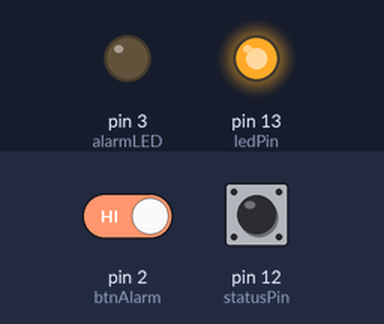
Bench run of a sketch on a simulated Arduino Mega 2560, built with avr-gcc and run on an emulated ATmega2560. Shown: output pins drawn as LEDs (lit = HIGH). The inputs (shaded band) are chosen by the test bench; at power-on: pin 12 (statusPin) HIGH, pin 2 (btnAlarm) HIGH. The local clock reads 2024-03-15 10:24:30 at power-on unless the sketch sets it; storage starts empty; the modem accepts every AT command (registered, SIM ready, sends succeed) and sends nothing else; what the sketch prints to the serial monitor is not drawn.

Above: at 21.1 s.
21.2 s: pin 12 (statusPin) pulled LOW for 0.15 s
At 22.0 s:
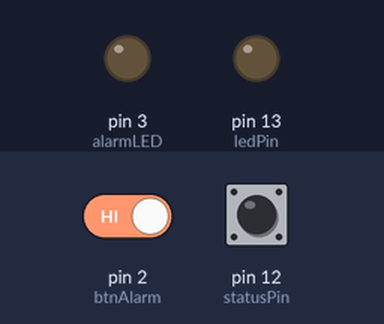
25.8 s: pin 12 (statusPin) pulled LOW for 1 s
At 28.1 s:
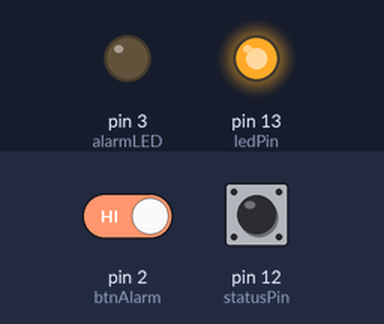
29.0 s: pin 2 (btnAlarm) driven LOW and pin 12 (statusPin) driven LOW
At 30.2 s:
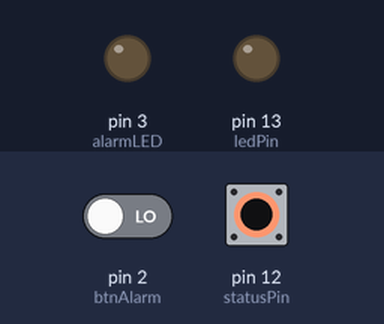
30.5 s: pin 12 (statusPin) driven HIGH
At 31.8 s:
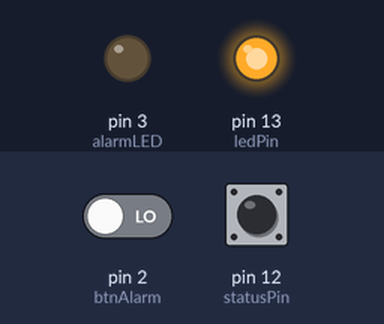
Timing chart, 0 to 33.2 s (numbered marks = the images above; inputs shaded):
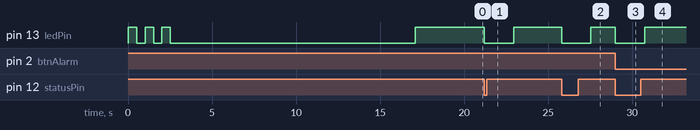

The sketch:

jorge.ino
```cpp
#include <SoftwareSerial.h>
SoftwareSerial mySerial(10, 11); // RX, TX
//SoftwareSerial PICSerial(10, 11);
#include <TimeLib.h>;
#include <SPI.h>
#include <SD.h>

#include <Wire.h>
#include <LiquidCrystal_I2C.h>
String statusData;
#define alarmLED 3
#define statusPin 12
#define ledPin 13
#define btnAlarm  2
bool saveState = false;
String _status;
File myFile;
bool isAlarmOn = false;
bool printStatus = false;
unsigned long previousMillis = 0;

unsigned long currentMillis;
bool readData  = false;
bool dataCapture = true;


enum _parseState {
  PS_DETECT_MSG_TYPE,

  PS_IGNORING_COMMAND_ECHO,

  PS_HTTPACTION_TYPE,
  PS_HTTPACTION_RESULT,
  PS_HTTPACTION_LENGTH,

  PS_HTTPREAD_LENGTH,
  PS_HTTPREAD_CONTENT
};

String dataRX = "";

byte parseState = PS_DETECT_MSG_TYPE;
char buffer[80];
byte pos = 0;
String gDate, gTime;
int contentLength = 0;

int g_hour, g_min, g_sec, g_day, g_month, g_year;

#include <stdio.h>
#include <DS1302.h>
namespace {

// Set the appropriate digital I/O pin connections. These are the pin
// assignments for the Arduino as well for as the DS1302 chip. See the DS1302
// datasheet:
//
//   http://datasheets.maximintegrated.com/en/ds/DS1302.pdf
const int kCePin   = 5;  // Chip Enable
const int kIoPin   = 6;  // Input/Output
const int kSclkPin = 7;  // Serial Clock

// Create a DS1302 object.
DS1302 rtc(kCePin, kIoPin, kSclkPin);

String dayAsString(const Time::Day day) {
  switch (day) {
    case Time::kSunday: return "Sunday";
    case Time::kMonday: return "Monday";
    case Time::kTuesday: return "Tuesday";
    case Time::kWednesday: return "Wednesday";
    case Time::kThursday: return "Thursday";
    case Time::kFriday: return "Friday";
    case Time::kSaturday: return "Saturday";
  }
  return "(unknown day)";
}

void printTime() {
  // Get the current time and date from the chip.
  Time t = rtc.time();

  g_hour = t.hr;
  g_min = t.min;
  g_sec = t.sec;
  g_day = t.date;
  g_month = t.mon;
  g_year = t.yr;

  // Name the day of the week.
  const String day = dayAsString(t.day);

  // Format the time and date and insert into the temporary buffer.
  char buf[50];
  snprintf(buf, sizeof(buf), "%s %04d-%02d-%02d %02d:%02d:%02d",
           String(day),
           t.yr, t.mon, t.date,
           t.hr, t.min, t.sec);

  // Print the formatted string to serial so we can see the time.
 // Serial.println(buf);

  String dataFromRTC = String(buf);
  Serial.println(dataFromRTC);
  int startIndex = dataFromRTC.indexOf(" ");
  int midIndex = dataFromRTC.indexOf(" ", startIndex + 1);
  int stopIndex = dataFromRTC.length();

      gDate = dataFromRTC.substring(startIndex + 1, midIndex);
      gTime = dataFromRTC.substring(midIndex + 1, midIndex + 9);

/*
  Serial.print("DATE: ");
  Serial.println(gDate);
  Serial.print("TIME: ");
  Serial.println(gTime);
*/

}

}  // namespace

void resetBuffer() {
  memset(buffer, 0, sizeof(buffer));
  pos = 0;
}

void parseATText(byte b) {

 //GSM.begin(9600);

  buffer[pos++] = b;

  if ( pos >= sizeof(buffer) )
    resetBuffer(); // just to be safe

  /*
   // Detailed debugging
   Serial.println();
   Serial.print("state = ");
   Serial.println(state);
   Serial.print("b = ");
   Serial.println(b);
   Serial.print("pos = ");
   Serial.println(pos);
   Serial.print("buffer = ");
   Serial.println(buffer);*/

  switch (parseState) {
  case PS_DETECT_MSG_TYPE:
    {

      if ( b == '\n' )
        resetBuffer();
      else {
        if ( pos == 3 && strcmp(buffer, "AT+") == 0 ) {
          parseState = PS_IGNORING_COMMAND_ECHO;
        }
        else if ( b == ':' ) {
          //Serial.print("Checking message type: ");
          //Serial.println(buffer);

          if ( strcmp(buffer, "+HTTPACTION:") == 0 ) {
            Serial.println("Received HTTPACTION");
            parseState = PS_HTTPACTION_TYPE;
          }
          else if ( strcmp(buffer, "+HTTPREAD:") == 0 ) {
            Serial.println("Received HTTPREAD");
            parseState = PS_HTTPREAD_LENGTH;
          }
          resetBuffer();
        }
      }
    }
    break;

  case PS_IGNORING_COMMAND_ECHO:
    {
      if ( b == '\n' ) {
        Serial.print("Ignoring echo: ");
        Serial.println(buffer);
        parseState = PS_DETECT_MSG_TYPE;
        resetBuffer();
      }
    }
    break;

  case PS_HTTPACTION_TYPE:
    {
      if ( b == ',' ) {
        Serial.print("HTTPACTION type is ");
        Serial.println(buffer);
        parseState = PS_HTTPACTION_RESULT;
        resetBuffer();
      }
    }
    break;

  case PS_HTTPACTION_RESULT:
    {
      if ( b == ',' ) {
        Serial.print("HTTPACTION result is ");
        Serial.println(buffer);
        parseState = PS_HTTPACTION_LENGTH;
        resetBuffer();
      }
    }
    break;

  case PS_HTTPACTION_LENGTH:
    {
      if ( b == '\n' ) {
        Serial.print("HTTPACTION length is ");
        Serial.println(buffer);

        // now request content
        mySerial.print("AT+HTTPREAD=0,");
        mySerial.println(buffer);

        parseState = PS_DETECT_MSG_TYPE;
        resetBuffer();
      }
    }
    break;

  case PS_HTTPREAD_LENGTH:
    {
      if ( b == '\n' ) {
        contentLength = atoi(buffer);
        Serial.print("HTTPREAD length is ");
        Serial.println(contentLength);

        Serial.print("HTTPREAD content: ");

        parseState = PS_HTTPREAD_CONTENT;

        resetBuffer();


      }


    }
    break;

  case PS_HTTPREAD_CONTENT:
    {
      // for this demo I'm just showing the content bytes in the serial monitor
      Serial.write(b);

      dataRX =  String(buffer);
      contentLength--;

      if ( contentLength <= 0 ) {
       dataCapture = false;
       printStatus = true;
        // all content bytes have now been read

        parseState = PS_DETECT_MSG_TYPE;
        resetBuffer();
      }
    }
    break;
  }
}


void sendGSM(String msg, int waitMs = 500) {
  mySerial.println(msg);
  delay(waitMs);

  while(mySerial.available()) {
    parseATText(mySerial.read());
  }
}


void writeToSD(String _data, String _fileName){
   myFile = SD.open(_fileName, FILE_WRITE);
      String txtToSave = _data;

      if (myFile) {
        Serial.print("Writing to");
        Serial.print(_fileName);
        Serial.println(".txt");
        myFile.println(txtToSave);
        // close the file:
        myFile.close();
        Serial.println("done.");
        }
      else {
    // if the file didn't open, print an error:
        Serial.println("error opening test.txt");
        }
}

void setup()
{

  pinMode(ledPin, OUTPUT);
  pinMode(statusPin, INPUT_PULLUP);
  pinMode(alarmLED, OUTPUT);
  pinMode(btnAlarm, INPUT_PULLUP);

  digitalWrite(alarmLED, LOW);

  //Serial1.begin(9600);
  Serial.begin(9600);

   Serial.print("Initializing SD card...");

  if (!SD.begin(8)) {
    Serial.println("initialization failed!");
    while (1);
  }
  Serial.println("initialization done.");

  digitalWrite(ledPin, HIGH);
  delay(500);
  digitalWrite(ledPin, LOW);
  delay(500);
  digitalWrite(ledPin, HIGH);
  delay(500);
  digitalWrite(ledPin, LOW);
  delay(500);
  digitalWrite(ledPin, HIGH);
  delay(500);
  digitalWrite(ledPin, LOW);
  delay(5000);


/*
  sendGSM("AT+CMGF=1", 1000);
  sendGSM("AT+CMGS=\"+639959119334\"\r");
  sendGSM("ERNIE MAKULIT BAKO?");
  sendGSM((char)26);
  //delay(10000);*/


   mySerial.begin(9600);

  sendGSM("AT+SAPBR=3,1,\"APN\",\"vodafone\"");
  sendGSM("AT+SAPBR=1,1",3000);
  sendGSM("AT+HTTPINIT");
  sendGSM("AT+HTTPPARA=\"CID\",1");

  delay(5000);

  rtc.writeProtect(false);
  rtc.halt(false);


 // Serial1.begin(9600);
 // Serial.println("START");

 // delay(3000);

}


String readFromSD(String _fileName){
      myFile = SD.open(_fileName);
      if (myFile) {

        char timeData;
        String data;
        // read from the file until there's nothing else in it:
        while (myFile.available()) {
          timeData = myFile.read();
          data = data + String(timeData);
        }

          //Serial.println(data);


         myFile.close();
         return  data;
      }
       else {

          Serial.println("error opening test.txt");
          return  "ERROR";

        }
}


void sendDataToWeb(String _status){


  String url = "AT+HTTPPARA=\"URL\",\"http://tractor.vsystemsapp.com/tracktor/api/send?data=test11:1,1,24:00,24:00,40.714224,-73.961452,7.8,5.4,11.2," + _status + "\"";
  Serial.print("SENDING DATA TO: ");
  Serial.println(url);
  sendGSM(url);
  sendGSM("AT+HTTPACTION=0");
}
bool isStarted = false;
bool isLogData = false;
bool isCAL = false;
void loop()
{

//Serial.begin(9600);
//GSM.begin(9600);

int x = digitalRead(statusPin);
if(isStarted == false){
  if(x == 1){
    _status = "1";
    isStarted = true;
    isLogData = true;
  }
}

if(isStarted == true){
  if(x == 0){
    _status = "0";
    isStarted = false;
    isLogData = true;
  }
}

int y = digitalRead(btnAlarm);
if(isCAL == false){
  if(y == 0){

    isCAL = true;

  }
}

if(isCAL == true){
  if(y == 1){

    isCAL = false;

  String url = "AT+HTTPPARA=\"URL\",\"http://tractor.vsystemsapp.com/tracktor/api/apply/preventive-maintenance?data=test11\"";
  Serial.print("SENDING CAL COMMAND...");
  Serial.println(url);
  sendGSM(url);
  sendGSM("AT+HTTPACTION=0");

   readData = true;

  }
}

//if((Serial1.available() > 0)){
//  _status = Serial1.readStringUntil('\n');
//  _status = Serial.readStringUntil('\n');
  if(isLogData == true)
  {
    isLogData = false;
  Serial.print("STATUS: ");
  Serial.println(_status);

  if(_status.equals("1") || _status.equals("0")){

    if(_status.equals("1")){
      digitalWrite(ledPin, HIGH);

      saveState = true;
      printTime();
      String dataToSave = ">" + gDate + "," + gTime + "," + "1";
      writeToSD(dataToSave, "DATALOGS.txt");
      delay(100);

      setTime(g_hour,g_min,g_sec,g_day,g_month,g_year);

      long unsigned int epoch_1 = now();
      Serial.print("EPOCH_1: ");
      Serial.println(epoch_1);
      Serial1.print("EPOCH_1: ");
      Serial1.println(epoch_1);
      writeToSD(String(epoch_1), "EPOCH.txt");

      //String
    }

    if(_status.equals("0")){
       // writeToSD("0", "METER.txt");
       Serial1.println("HEHEHEHE");
      digitalWrite(ledPin, LOW);
      String dataToSave = ">" + gDate + "," + gTime + "," + "0";
      writeToSD(dataToSave, "DATALOGS.txt");
      printTime();
      setTime(g_hour,g_min,g_sec,g_day,g_month,g_year);

      unsigned long int epoch_2 = now();
      Serial.print("EPOCH 2: ");
      Serial.println(epoch_2);
      Serial1.print("EPOCH 2: ");
      Serial1.println(epoch_2);

      String data = readFromSD("EPOCH.txt");

      String parsedData = data.substring(0, data.indexOf('\n'));
      Serial.print("EPOCH SAVED: ");

      unsigned long int epoch_1 = parsedData.toInt();
      Serial.println(epoch_1);

      float timeDiff_hr = float((epoch_2 - epoch_1));

      Serial.print("TIME DIFF: ");
      Serial.print(timeDiff_hr);
      Serial.println("s");
      Serial1.print("TIME DIFF: ");
      Serial1.print(timeDiff_hr);
      Serial1.println("s");

      String timePrev = readFromSD("METER.txt");

      timePrev = timePrev.substring(0, timePrev.indexOf('\n'));
      Serial.print("TIME PREVIOUS: ");
      Serial.println(timePrev);
      float f_timePrev = timePrev.toFloat();

      float totalTime = f_timePrev + timeDiff_hr;


      SD.remove("EPOCH.txt");
      delay(100);
      SD.remove("METER.txt");
      delay(100);
      writeToSD(String(totalTime), "METER.txt");

      delay(100);
      Serial.print("TOTAL: ");
      Serial.println(String(totalTime));
      Serial1.print("TOTAL: ");
      Serial1.println(String(totalTime));
      sendDataToWeb(String(totalTime));
     // delay(10000);
      //SD.remove("METER.txt");
      //writeToSD("0", "METER.txt");

    }
  //  sendDataToWeb(_status);

   // Serial.println("READ DATA IS TRUE");
    readData = true;
  }

}
//}

  if(readData == true){

    if(!dataRX.equals("")){

      //////
      //Serial.println("MINTA YA KENI");

      if(printStatus == true){

      Serial.print("DATA IS: ");
      Serial.println();


      int startIndex = dataRX.indexOf('>');
      int midIndex = dataRX.indexOf('/');
      int stopIndex = dataRX.indexOf('!');
      int endIndex = dataRX.indexOf('<');

      String timeData = dataRX.substring(startIndex + 1, midIndex);
      String dateData = dataRX.substring(stopIndex + 1, endIndex);
      statusData = dataRX.substring(midIndex + 1, stopIndex);

        Serial.print("STATUS                    A: ");

        Serial.println(statusData);


     /* if(statusData.equals("SUCCESS")){

         writeToSD("0", "METER.txt");

      }*/

      int iHour = timeData.indexOf(':');
      int iMin  = timeData.indexOf(':', iHour + 1);
      int iSec  = timeData.indexOf('/');

      int iYear   = dateData.indexOf('-');
      int iMonth  = dateData.indexOf('-', iYear + 1);
      int iDay    = dateData.indexOf('<');

      String hour   = timeData.substring(startIndex, iHour);
      String minute = timeData.substring(iHour + 1, iMin);
      String second = timeData.substring(iMin + 1, iSec);

      String year   = dateData.substring(startIndex, iYear);
      String month = dateData.substring(iYear + 1, iMonth);
      String day = dateData.substring(iMonth + 1, iDay );
    /*
      Serial.print("TIME: ");
      Serial.println(timeData);
      Serial.print("Hour: ");
      Serial.println(hour);
      Serial.print("minute: ");
      Serial.println(minute);
      Serial.print("second: ");
      Serial.println(second);
      Serial.println("");

      Serial.print("Year: ");
      Serial.println(year);
      Serial.print("Month: ");
      Serial.println(month);
      Serial.print("Day: ");
      Serial.println(day);

      */
/*
      if(printStatus == true){
        Serial.print("STATUS: ");

        Serial.println(statusData);

        Serial1.print("STATUS: ");

        Serial1.println(statusData);
        printStatus = false;
      }
      */

      int i_year = year.toInt();
      int i_month = month.toInt();
      int i_day = day.toInt();

      int i_hour = hour.toInt();
      int i_minute = minute.toInt();
      int i_second = second.toInt();

     // Time t(i_year, i_month, i_day, i_hour, i_minute, i_second, Time::kThursday);
       setTime(i_hour,i_minute,i_second,i_day,i_month,i_year);

      delay(100);
  // Set the time and date on the chip.
     //  rtc.time(t);
       delay(100);
      printTime();
      readData = false;

    }
    }

  }

currentMillis = millis();

  if (currentMillis - previousMillis >= 1000) {

    previousMillis = currentMillis;

    if(isAlarmOn == true){
       digitalWrite(alarmLED, HIGH);
       delay(500);
       digitalWrite(alarmLED, LOW);
       delay(500);

    }
   if(printStatus == true){
        Serial.print("STATUS____: ");

        Serial.println(statusData);


        printStatus = false;


        if(statusData.equals("Success")){

          SD.remove("METER.txt");
          delay(100);

          writeToSD("0", "METER.txt");
          isAlarmOn = false;
        }
        else if(statusData.equals("Alarm")){
          isAlarmOn = true;
        }
        else if(statusData.equals("CAL")){
          isAlarmOn = false;
        }
        statusData = "";
   }

    //printTime();
  }

 // GSM.begin(9600);
 // delay(100);


  while(mySerial.available()) {
    parseATText(mySerial.read());
  }


}
```

Measured:
- after the input at 21.2 s, pin 13 (ledPin): HIGH → LOW at once, → HIGH 1.8 s later
- after the input at 25.8 s, pin 13 (ledPin): HIGH → LOW at once, → HIGH 1.7 s later
- after the input at 29.0 s, pin 13 (ledPin): HIGH → LOW at once
- after the input at 30.5 s, pin 13 (ledPin): LOW → HIGH after 0.24 s
